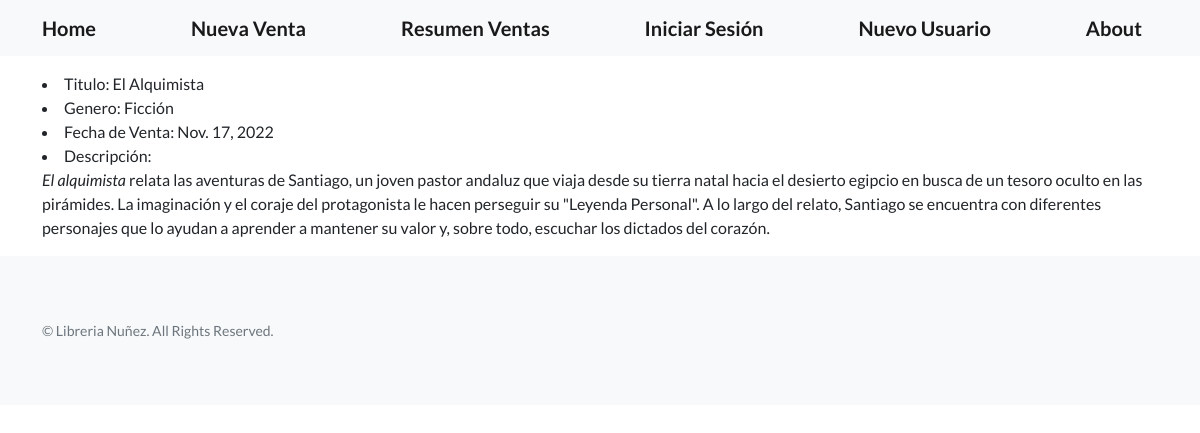
Page /ver-venta/3 on the committed database.
### home/models.py (models this page shows, shortened)
class Libreria(models.Model):
    titulo = models.CharField(max_length=30)
    genero = models.CharField(max_length=30)
    mes_venta = models.DateField()
    descripcion = RichTextField(null=True)

### home/views.py (the view)
# urls.py: path('ver-venta/<int:pk>', views.VerVenta.as_view(), name="ver_venta"),
class VerVenta(DetailView):
    model = Libreria
    template_name = 'home/ver_venta_cbv.html'

### home/templates/home/ver_venta_cbv.html (shortened to what this page needs)
{% extends 'home/base.html' %}
{% block mi_contenido  %}
<p>
    <li> Titulo: {{libreria.titulo}} </li>
    <li> Genero: {{libreria.genero}} </li>
    <li> Fecha de Venta: {{libreria.mes_venta}} </li>
    <li> Descripción: {{libreria.descripcion | safe}} </li>
</p>
{% endblock mi_contenido  %}

### rows in the picture
Libreria: titulo "El Alquimista", genero "Ficción", mes_venta "Nov. 17, 2022", descripcion "El alquimista relata las aventuras de Santiago, un joven pastor andaluz que viaja desde su tierra natal hacia el desierto egipcio en busca de un tesoro oculto en las pirámides. La imaginación y el coraje del protagonista le hacen perseguir su \"Leyenda Personal\". A lo largo del relato, Santiago se encuentra con diferentes personajes que lo ayudan a aprender a mantener su valor y, sobre todo, escuchar los dictados del corazón."
